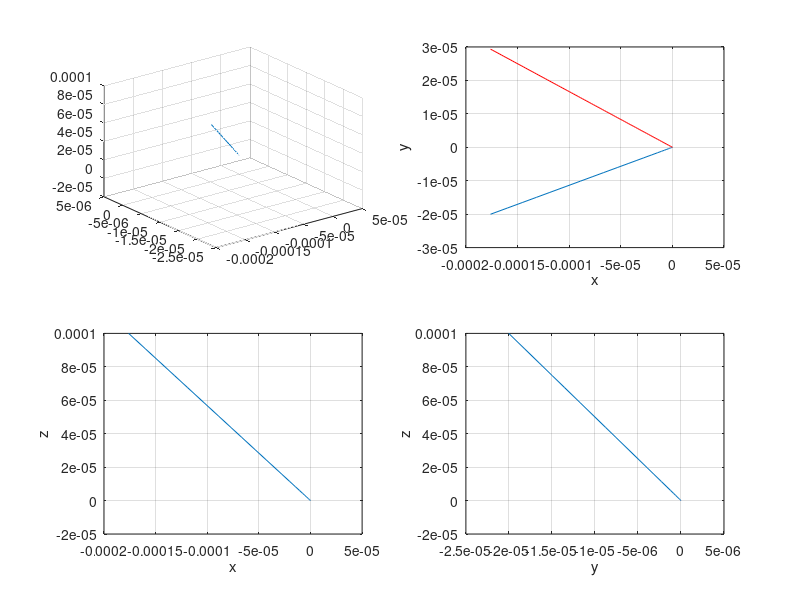
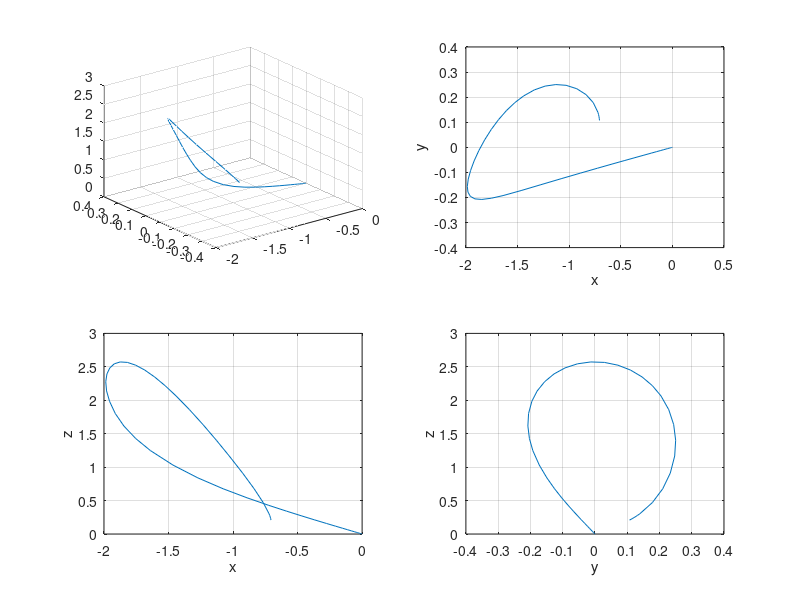

Here is the MATLAB script that generated these plots, in order:
% Parameters
% a = 10.91865;
a = 10;
b = 14;
s = 1/16;
t = -1/6;
tend=5;

fprintf('Equilibria: origin, and +/- %e\n',sqrt(-t/s))

g = @(x) s*x.^3 + t*x;
f = @(t,Y) [a*(Y(2)-g(Y(1))); Y(1)-Y(2)+Y(3); -b*Y(2)];

% Solve the DE
Y0=0.0001*[-1.76159, -0.200241, 1]
[T,Y]=ode45(f,[0,-tend],Y0);
[T2,Y2]=ode45(f,[0,tend],Y0);
% Calculate the x-nullcline
xmin = min(Y(:,1));
xmax = max(Y(:,1));
x = linspace(xmin,xmax);
xcline = g(x);
% Graphical output
figure(1)
clf
subplot(2,2,1), plot3(Y(:,1),Y(:,2),Y(:,3)), grid on
subplot(2,2,2), plot(Y(:,1),Y(:,2)), hold on, grid on, xlabel('x'), ylabel('y'), plot(x,xcline,'r-')
subplot(2,2,3), plot(Y(:,1),Y(:,3)), grid on, xlabel('x'), ylabel('z')
subplot(2,2,4), plot(Y(:,2),Y(:,3)), grid on, xlabel('y'), ylabel('z')
figure(2)
clf
subplot(2,2,1), plot3(Y2(:,1),Y2(:,2),Y2(:,3)), grid on
subplot(2,2,2), plot(Y2(:,1),Y2(:,2)), hold on, grid on, xlabel('x'), ylabel('y'), plot(-x,-xcline,'r-')
subplot(2,2,3), plot(Y2(:,1),Y2(:,3)), grid on, xlabel('x'), ylabel('z')
subplot(2,2,4), plot(Y2(:,2),Y2(:,3)), grid on, xlabel('y'), ylabel('z')
